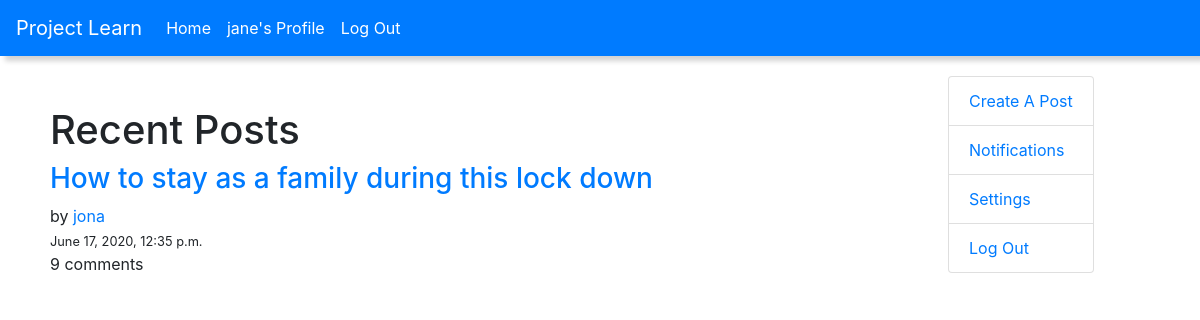
/ (signed in), run on an earlier commit of the app's database.
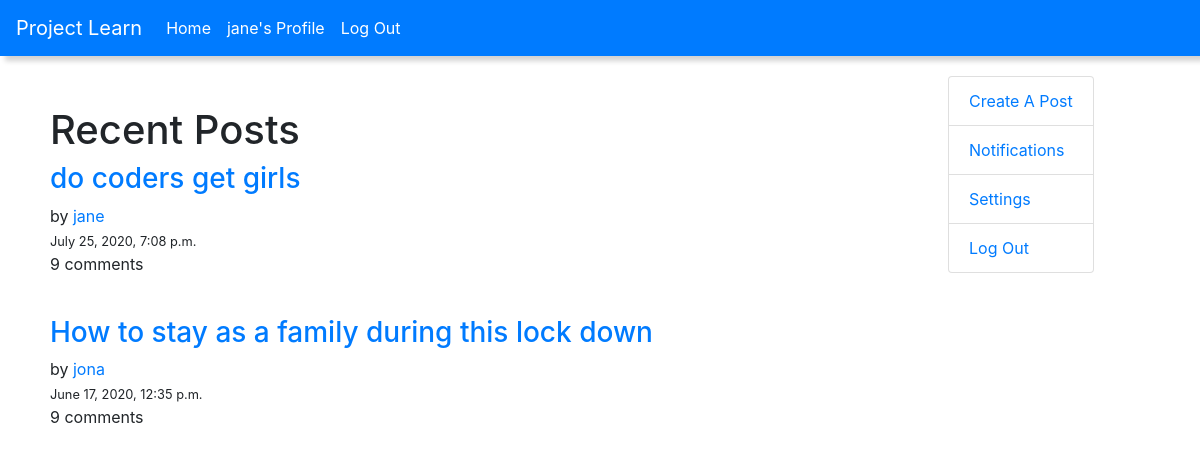
And on a later commit of the database.
### blog/models.py (models this page shows, shortened)
class Post(models.Model):
    STATUS_CHOICES = (
        ('draft', 'Draft'),
        ('published', 'Published'),
    )
    tags=TaggableManager()
    title = models.CharField(max_length=250)
    slug = models.SlugField(max_length=250, unique_for_date='published')
    author = models.ForeignKey(
        User, on_delete=models.CASCADE, related_name='blog_posts')
    body = models.TextField()
    publish = models.DateTimeField(default=timezone.now)
    created = models.DateTimeField(auto_now_add=True)
    updated = models.DateTimeField(auto_now_add=True)
    status = models.CharField(
        max_length=10, choices=STATUS_CHOICES, default='draft')
    class Meta:
        ordering = ['-publish']

### blog/views.py (the view)
# urls.py: path('', views.index, name='home'),
def index(request):
    posts=Post.objects.all()
    for post in posts:
        comments=Comment.objects.filter(post=post).order_by('-commented_on')
    if request.method =="POST":
        form=PostCreationForm(request.POST)
        if form.is_valid():
            form.save(commit=False)
            return redirect('blog:home')
    context={
        'posts':posts,
        'comments':comments
    }
    return render(request, 'blog/index.html',context)

### blog/templates/blog/index.html (shortened to what this page needs)
{% extends 'blog/base.html' %}
{% block body %}
 {% if user.is_authenticated %}
 <div class="home">
    <div class="recent">
      <h1>Recent Posts</h1>
      {% for post in posts %}
        <div class="post">
          <div class="head-text">
            <a href="/posts/{{post.title}}/"><h3>{{post.title}}</h3></a> by <a href="/user_profile/{{post.author.id}}/">{{post.author}}</a></div>
            <small class="post-time">{{post.created}}</small>
            <p>{{ comments.count }} comments</p>
        </div>
        <br>
      {% endfor %}
    </div>
  <div class="side-bar">
    <ul class="list-group">
      <li class="list-group-item"><a href="{% url 'blog:add_post' %}">Create A Post</a></li>
      <li class="list-group-item"><a href="">Notifications</a></li>
      <li class="list-group-item"><a href="">Settings</a></li>
      <li class="list-group-item"><a href="">Log Out</a></li>
    </ul>
  </div>
</div>
{% endif %} {% endblock body %}

### blog/templates/blog/base.html (shortened to what this page needs)
{% load static %}
<!DOCTYPE html>
<html lang="en">
  <head>
    <link rel="stylesheet" href="{% static 'blog/main.css' %}" />
    <link rel="stylesheet" href="{% static 'blog/bootstrap.min.css' %}" />
  </head>
  <body>
    <header>
      <nav class="navbar navbar-expand-sm navbar-dark bg-primary">
        <a class="navbar-brand" href="{%url 'blog:home' %}">Project Learn</a>
        <div class="collapse navbar-collapse" id="collapsibleNavId">
          <ul class="navbar-nav mr-auto mt-2 mt-lg-0">
            <li class="nav-item active">
              <a class="nav-link" href="{% url 'blog:home' %}"
                >Home <span class="sr-only">(current)</span></a
              >
            </li>
            {% if user.is_authenticated %}
            <li class="nav-item active">
              <a href="/user_profile/{{request.user.id}}" class="nav-link">{{request.user.username}}'s Profile</a>
            </li>
            <li class="nav-item active">
              <a class="nav-link" href="{% url 'blog:logout' %}">Log Out</a>
            </li>
            {% endif %}
          </ul>
        </div>
      </nav>
    </header>
    {% block body %} {% endblock body %}
  </body>
</html>

### blog/static/blog/main.css (style rules this page uses)
header { background-color: white; color: dodgerblue; box-shadow: 5px 5px 5px lightgray; display: flex; justify-content: space-between; }
a { text-decoration: none; }
.home { display: flex; padding: 20px; }
.recent { width: 80%; padding: 30px; }

What changed in the data, as far as the page shows it:
added Post: title "do coders get girls", author "jane", created "July 25, 2020, 7:08 p.m.", count "9"
